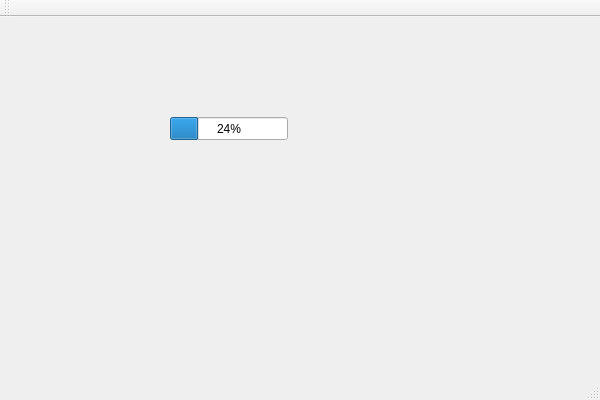
<?xml version="1.0" encoding="UTF-8"?>
<ui version="4.0">
 <class>MyWidgetClass</class>
 <widget class="QMainWindow" name="MyWidgetClass">
  <property name="geometry">
   <rect>
    <x>0</x>
    <y>0</y>
    <width>600</width>
    <height>400</height>
   </rect>
  </property>
  <property name="windowTitle">
   <string>MyWidget</string>
  </property>
  <widget class="QWidget" name="centralWidget">
   <widget class="QProgressBar" name="progressBar">
    <property name="geometry">
     <rect>
      <x>170</x>
      <y>100</y>
      <width>118</width>
      <height>23</height>
     </rect>
    </property>
    <property name="value">
     <number>24</number>
    </property>
   </widget>
  </widget>
  <widget class="QMenuBar" name="menuBar">
   <property name="geometry">
    <rect>
     <x>0</x>
     <y>0</y>
     <width>600</width>
     <height>22</height>
    </rect>
   </property>
  </widget>
  <widget class="QToolBar" name="mainToolBar">
   <attribute name="toolBarArea">
    <enum>TopToolBarArea</enum>
   </attribute>
   <attribute name="toolBarBreak">
    <bool>false</bool>
   </attribute>
  </widget>
  <widget class="QStatusBar" name="statusBar"/>
 </widget>
 <layoutdefault spacing="6" margin="11"/>
 <resources>
  <include location="MyWidget.qrc"/>
 </resources>
 <connections/>
</ui>
